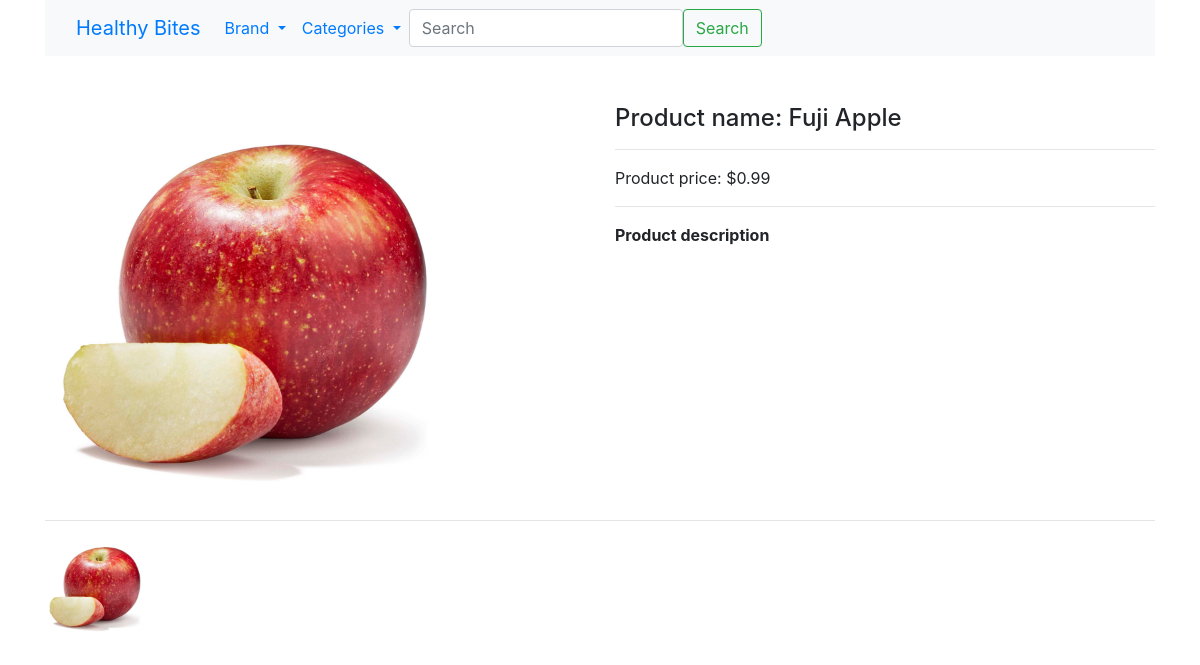
Page /product/1 on the committed database.
### shop/products/models.py (models this page shows, shortened)
class Product(db.Model):
    id = db.Column(db.Integer, primary_key=True)
    name = db.Column(db.String(80), nullable=False)
    price = db.Column(db.Numeric(10,2), nullable=False)
    discount = db.Column(db.Integer, default=0)
    stock = db.Column(db.Integer, nullable=False)
    colors = db.Column(db.Text, nullable=False)
    desc = db.Column(db.Text, nullable=False)
    pub_date = db.Column(db.DateTime, nullable=False,default=datetime.utcnow)
    category_id = db.Column(db.Integer, db.ForeignKey('category.id'),nullable=False)
    category = db.relationship('Category',backref=db.backref('categories', lazy=True))
    brand_id = db.Column(db.Integer, db.ForeignKey('brand.id'),nullable=False)
    brand = db.relationship('Brand',backref=db.backref('brands', lazy=True))
    image_1 = db.Column(db.String(150), nullable=False, default='image1.jpg')
    image_2 = db.Column(db.String(150), nullable=False, default='image2.jpg')
    image_3 = db.Column(db.String(150), nullable=False, default='image3.jpg')

### shop/products/routes.py (the view)
@app.route('/product/<int:id>')
def details_page(id):
    product = Product.query.get_or_404(id)
    return render_template('products/details_page.html', product=product, brands=brands(), categories=categories())

### shop/products/routes.py (called while the page is built)
def brands():
    brands = Brand.query.join(Product, (Brand.id == Product.brand_id)).all()
    return brands

def categories():
    categories = Category.query.join(Product,(Category.id == Product.category_id)).all()
    return categories

### shop/templates/products/details_page.html (shortened to what this page needs)
{% extends 'layout.html' %}
{% block content %}
{% include 'navbar.html' %}
<div class="container mt-5">
    <div class="row">
        <div class="col-md-6" id="b_image">
            <img src="{{url_for('static',filename='images/' + product.image_1)}}" alt="{{product.name}}" width="400" height="400" />
        </div>
        <div class="col-md-6">
            <h4>Product name: {{product.name}}</h4>
            <hr />
            <p>Product price: ${{product.price}}</p>
            <hr />
            <b>Product description</b>
        </div>
    </div>
    <hr />
    <div class="row">
        <div class="col-md-12" id="s_image">
            <img src="{{url_for('static',filename='images/'+ product.image_1)}}" alt="{{product.name}}" width="100" height="100" onerror="this.style.display='none';" />
        </div>
    </div>
</div>
{% endblock content %}

### rows in the picture
Product: image_1 (picture), name "Fuji Apple", price "0.99"
